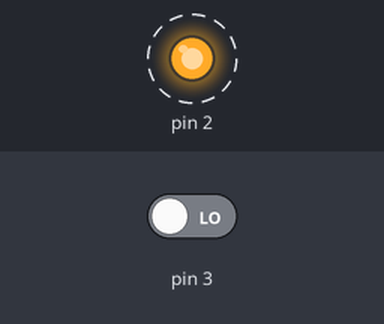
The sketch below on a simulated Arduino Uno, built with avr-gcc and run on an emulated ATmega328P. On the bench: output pins drawn as LEDs (lit = HIGH). Dashed ring = blinking. Inputs (shaded band) come from the test bench; at power-on: pin 3 LOW.

Above: at 0.05 s.
Timing chart, 0 to 3.0 s (numbered marks = the images above):
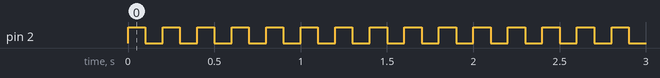

The sketch:

io.ino
```cpp
void setup() {
  // set pin 2 as a digital output
  pinMode(2, OUTPUT);
  // set pin 3 as a digital input
  pinMode(3, INPUT);
}

void loop() {
  // set pin 2 as HIGH
  digitalWrite(2, HIGH);
  // wait 100 milliseconds
  delay(100);
  //set pin 2 as LOW
  digitalWrite(2, LOW);
  // wait 100 milliseconds
  delay(100);

  int pinValue = digitalRead(3);
}
```

Measured:
- by itself, pin 2: alternates HIGH for 0.10 s and LOW for 0.10 s
